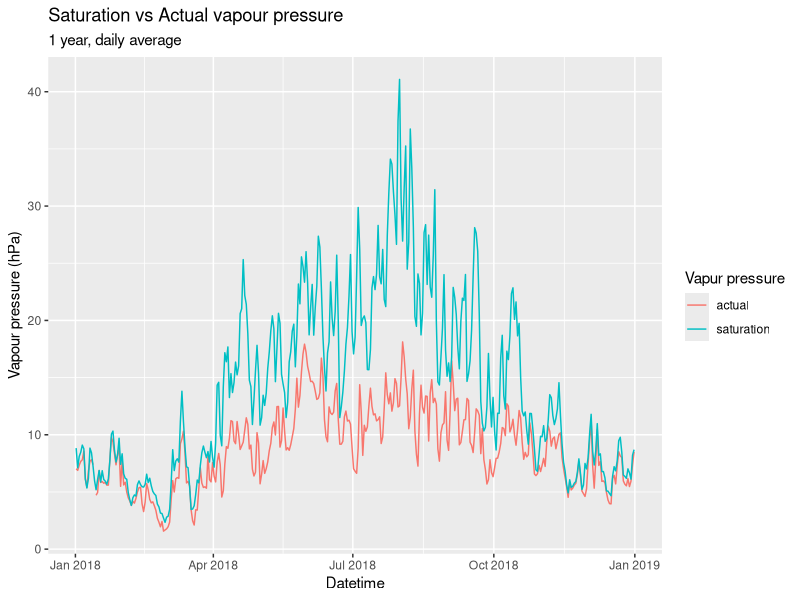
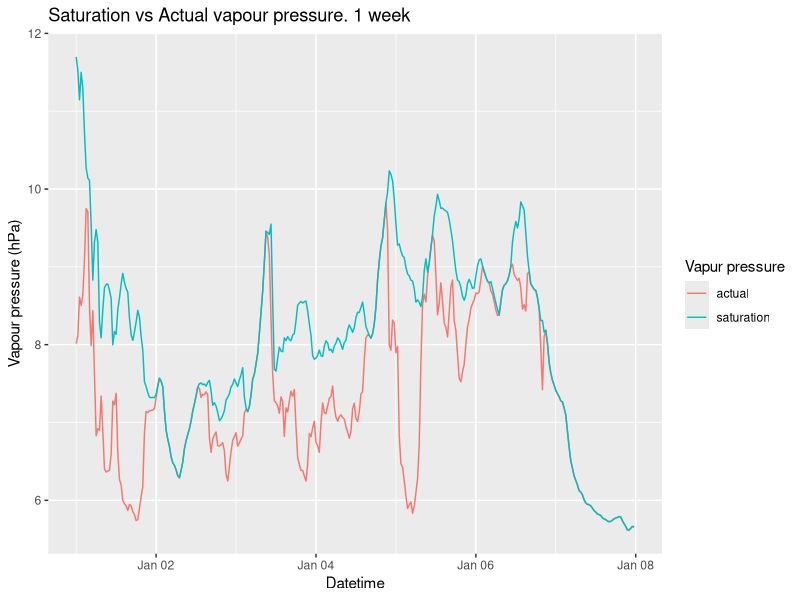
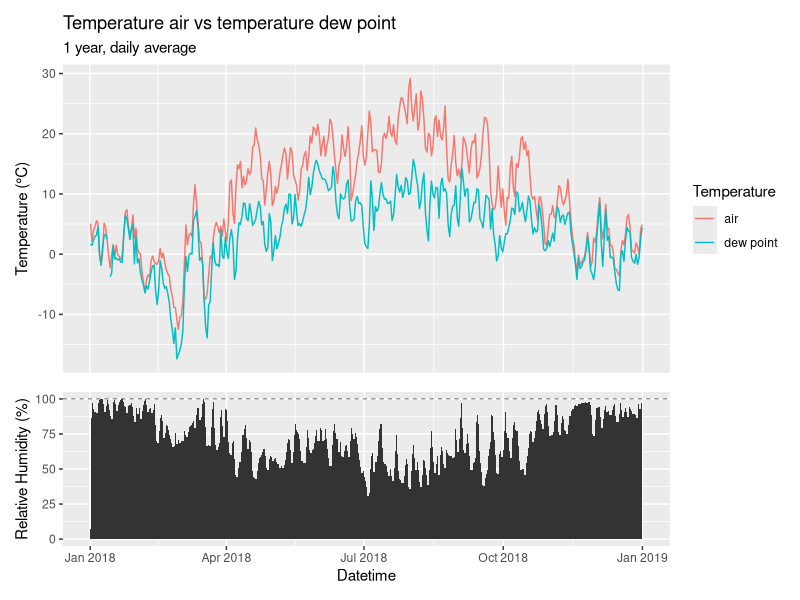
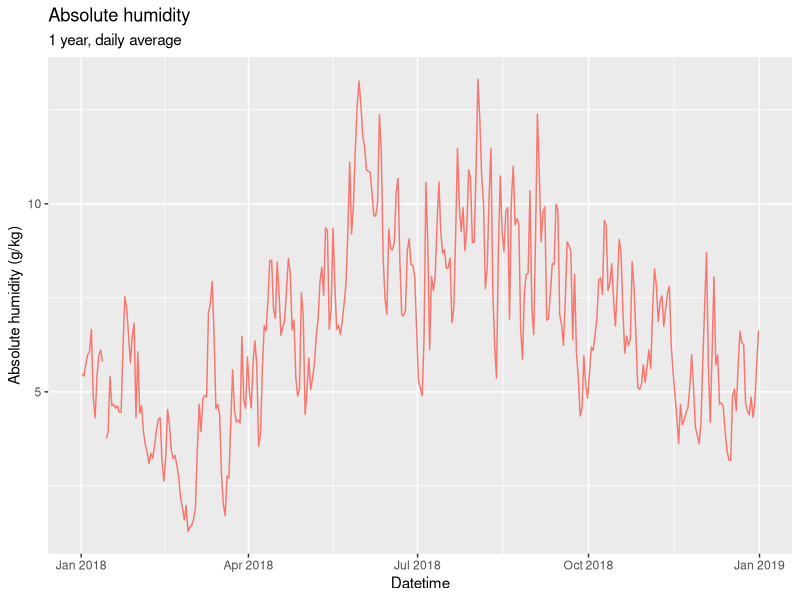
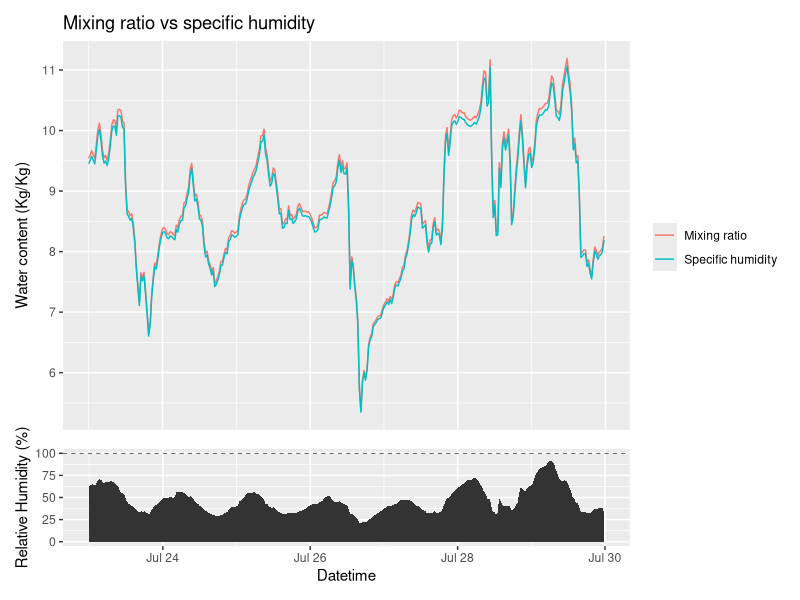
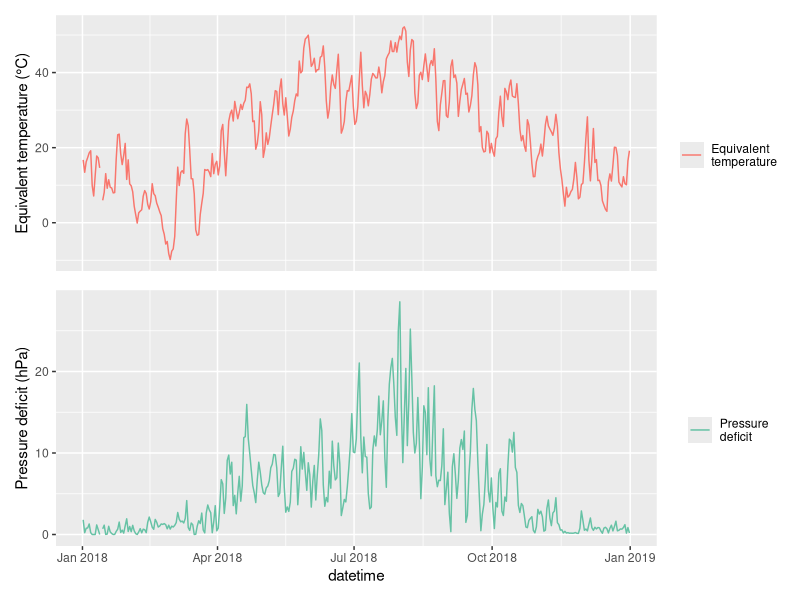

Generate these figures, in order, with R:
## ---- chunk 1
library(tidyverse)
library(lubridate)
library(patchwork)
library(scales)
library(here)
## ---- chunk 2
hum <- read_csv(here("Data_lectures/4_air_humidity/04_Air_humidity_TA_RH_PA_NP_Hainich.csv"))
names(hum) <- c("datetime", "ta", "rh", "pa")
## ---- chunk 3
c2k <- function(c) c + 273.15
k2c <- function(k) k - 273.15

Rv <- 461.47 # J K -1 kg -1 ] - gas constant of water vapour
get_es <-  function(ta)  6.1078 * exp((17.08085 * ta) / (234.175 + ta))
get_td <- function(e_a) ((log(e_a) - log(6.1708)) * 234.17) / (17.08085 - log(e_a) + log(6.1078))
get_rh <- function(e_a, e_s) e_a/e_s * 100
rh2ea <- function(rh, e_s) rh/100 * e_s

# need to convert e_a from hPa to Pa and the temperature to degrees Kelvin
# convert the output in g/Kg 
get_abs_hum <- function(e_a, ta) (e_a * 100 / (Rv * c2k(ta)) ) * 1000

#here there is no need to convert to Pa because the pressures is present both at numerator and denominator
get_spec_hum <- function(e_a, p) 0.622 * e_a / (p - 0.378 * e_a) * 1000 # g/Kg
get_mix_ratio <- function(e_a, p) 0.622 * e_a / (p - e_a) * 1000 # g/Kg


get_p_def <- function(ea, es) es - ea
get_t_eq <- function(ta, mix_ratio) k2c(c2k(ta) + 2.5 * mix_ratio)

get_ea_dry <- function(es_wet, t_dry, t_wet, p){
  a <- (p * 1004.6) / (0.622 * 2.5061e6)
  return(es_wet - a * (t_dry - t_wet))
}

# utility func for plotting
remove_x_axis <- function() theme(
    axis.text.x = element_blank(),
    axis.title.x = element_blank(),
    axis.ticks.x = element_blank()
  )
## ---- chunk 4
# add all the variables to the humidty dataframe
hum <- mutate(hum,
    es = get_es(ta),
    ea = rh2ea(rh, es),
    td = get_td(ea),
    abs_hum = get_abs_hum(ea, ta),
    spec_hum = get_spec_hum(ea, pa),
    mix_ratio = get_mix_ratio(ea, pa),
    p_def = get_p_def(ea, es),
    t_eq = get_t_eq(ta, mix_ratio)
  )

hum_d <- hum %>%
  group_by(week=yday(datetime)) %>%
  summarize_all(mean, na.rm=T)

hum_w <- hum %>%
  group_by(week=week(datetime)) %>%
  summarize_all(mean, na.rm=T)
## ---- chunk 5
head(hum)
## ---- chunk 6
hum_d %>%
  gather("type", "val", es, ea) %>%
  ggplot(aes(datetime, val, colour=type))+
    geom_line()+
  labs(title="Saturation vs Actual vapour pressure", x="Datetime", y="Vapour pressure (hPa)", colour="Vapur pressure", subtitle = "1 year, daily average") +
  scale_color_discrete(labels=c("actual", "saturation"))
## ---- chunk 7
hum %>%
  filter(week(datetime) ==1) %>%
  gather("type", "val", es, ea) %>%
  ggplot(aes(datetime, val, colour=type))+
    geom_line()+
  labs(title="Saturation vs Actual vapour pressure. 1 week", x="Datetime", y="Vapour pressure (hPa)", colour="Vapur pressure") +
  scale_color_discrete(labels=c("actual", "saturation"))
## ---- chunk 8
p_td <- hum_d %>%
  gather("type", "val", ta, td) %>%
  ggplot(aes(datetime, val, colour=type))+
    geom_line()+
  labs(title="Temperature air vs temperature dew point", x="Datetime", y="Temperature (°C)", colour="Temperature", subtitle = "1 year, daily average") +
  scale_color_discrete(labels=c("air", "dew point")) +
  remove_x_axis()

p_rh <- ggplot(hum_d, aes(datetime, rh))+
    geom_area() +
  geom_hline(yintercept = 100, linetype="dashed", size=.2) +
  labs(y="Relative Humidity (%)", x="Datetime")

p_td / p_rh +
  plot_layout(heights = c(4, 2))
## ---- chunk 9
hum_d %>%
  ggplot(aes(datetime, abs_hum))+
    geom_line(colour=hue_pal()(1)) +
  labs(title="Absolute humidity", x="Datetime", y="Absolute humidity (g/kg)", subtitle = "1 year, daily average")
## ---- chunk 10
( hum %>%
  filter(week(datetime) ==30) %>%
  gather("type", "val", spec_hum, mix_ratio) %>%
  ggplot(aes(datetime, val, colour=type))+
    geom_line() +
  labs(y="Water content (Kg/Kg)", colour="", title="Mixing ratio vs specific humidity") +
    scale_color_discrete(labels=c("Mixing ratio", "Specific humidity")) +
    remove_x_axis()) +

  (hum %>%
  filter(week(datetime) ==30) %>%
  ggplot(aes(datetime, rh))+
    geom_area() +
  geom_hline(yintercept = 100, linetype="dashed", size=.2) +
  labs(y="Relative Humidity (%)", x="Datetime") ) +

  plot_layout(heights = c(4, 1))
## ---- chunk 11
cor(hum$mix_ratio-hum$spec_hum, hum$rh, "pairwise.complete.obs")
## ---- chunk 12
(hum_d %>%
  ggplot(aes(datetime, t_eq, colour="Equivalent\ntemperature"))+
    geom_line() +
    labs(y="Equivalent temperature (°C)", colour="")  +
    remove_x_axis()
) /
(hum_d %>%
   ggplot(aes(datetime, p_def, colour="Pressure\ndeficit")) +
   geom_line() +
   scale_colour_brewer(palette = "Set2") +
   labs(y="Pressure deficit (hPa)", colour="")
 )
## ---- chunk 13
spin <- tibble(
  t_dry = 16,
  t_wet = 10.8,
  p = 977.2
)

spin <- spin %>%
  mutate(
    es_wet = get_es(t_wet),
    es = get_es(t_dry), 
    ea = get_ea_dry(es_wet, t_dry, t_wet, p),
    td = get_td(ea),
    rh = get_rh(ea, es),
    abs_hum = get_abs_hum(ea, t_dry),
    spec_hum = get_spec_hum(ea, p),
    mix_ratio = get_mix_ratio(ea, p),
    p_def = get_p_def(ea, es),
    t_eq = get_t_eq(t_dry, mix_ratio)
    
  )

spin
## ---- chunk 14
assman1 <- tibble(
  t_dry = 15.4,
  t_wet = 11.8,
  p = 977.2
) %>%
  mutate(
    es_wet = get_es(t_wet),
    es = get_es(t_dry), 
    ea = get_ea_dry(es_wet, t_dry, t_wet, p),
    td = get_td(ea),
    rh = get_rh(ea, es),
    abs_hum = get_abs_hum(ea, t_dry),
    spec_hum = get_spec_hum(ea, p),
    mix_ratio = get_mix_ratio(ea, p),
    p_def = get_p_def(ea, es),
    t_eq = get_t_eq(t_dry, mix_ratio)
    
  )
assman1
## ---- chunk 15
assman1 <- tibble(
  t_dry = 16.6,
  t_wet = 11.0,
  p = 977.2
) %>%
  mutate(
    es_wet = get_es(t_wet),
    es = get_es(t_dry), 
    ea = get_ea_dry(es_wet, t_dry, t_wet, p),
    td = get_td(ea),
    rh = get_rh(ea, es),
    abs_hum = get_abs_hum(ea, t_dry),
    spec_hum = get_spec_hum(ea, p),
    mix_ratio = get_mix_ratio(ea, p),
    p_def = get_p_def(ea, es),
    t_eq = get_t_eq(t_dry, mix_ratio)
    
  )
assman1
